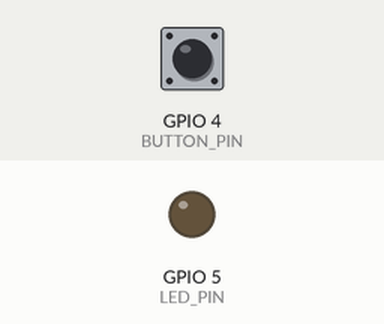
This program was run on a simulated ESP32. On the bench: output pins drawn as LEDs (lit = HIGH). Inputs (shaded band) come from the test bench; at power-on: GPIO 4 (BUTTON_PIN) HIGH.

Above: at 1.2 s.
1.3 s: GPIO 4 (BUTTON_PIN) pulled LOW for 0.15 s
At 2.4 s:
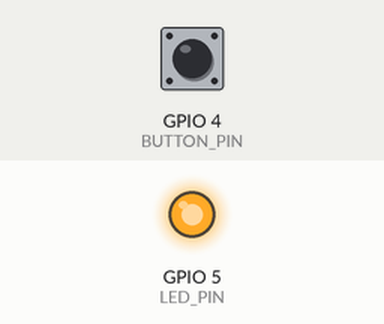
Timing chart, 0 to 4.3 s (numbered marks = the images above; inputs shaded):
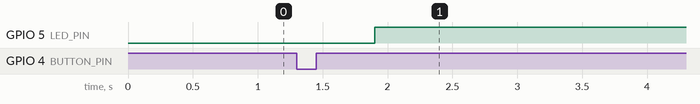

The program:

main.cpp
```cpp
#include <Arduino.h>
#include <OneButton.h>

#define LED_PIN 5
#define BUTTON_PIN 4
OneButton button(BUTTON_PIN, true);

bool ledState = false;
bool blinkMode = false;
unsigned long lastToggle = 0;

void toggleLED() {
  blinkMode = false;
  ledState = !ledState;
  digitalWrite(LED_PIN, ledState ? HIGH : LOW);
}
void setBlinkMode() {
  blinkMode = !blinkMode;
  if (!blinkMode) {
    digitalWrite(LED_PIN, ledState ? HIGH : LOW);
  }
}

void setup() {
  pinMode(LED_PIN, OUTPUT);
  pinMode(BUTTON_PIN, INPUT_PULLUP);
  button.attachClick(toggleLED);
  button.attachDoubleClick(setBlinkMode);
}
void loop() {
  button.tick();
  if (blinkMode) {
    if (millis() - lastToggle > 1000) {
      lastToggle = millis();
      ledState = !ledState;
      digitalWrite(LED_PIN, ledState ? HIGH : LOW);
    }
  }
}
```

Measured:
- after the input at 1.3 s, GPIO 5 (LED_PIN): LOW → HIGH after 0.60 s
